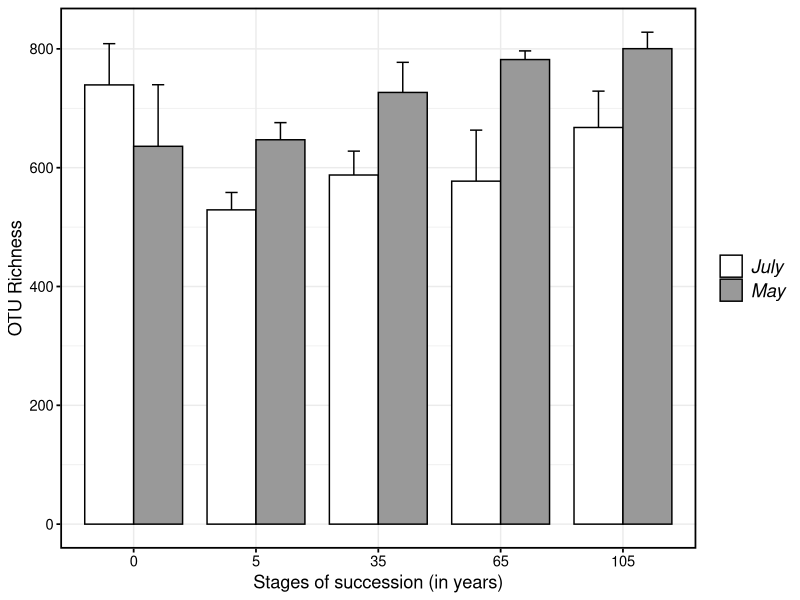
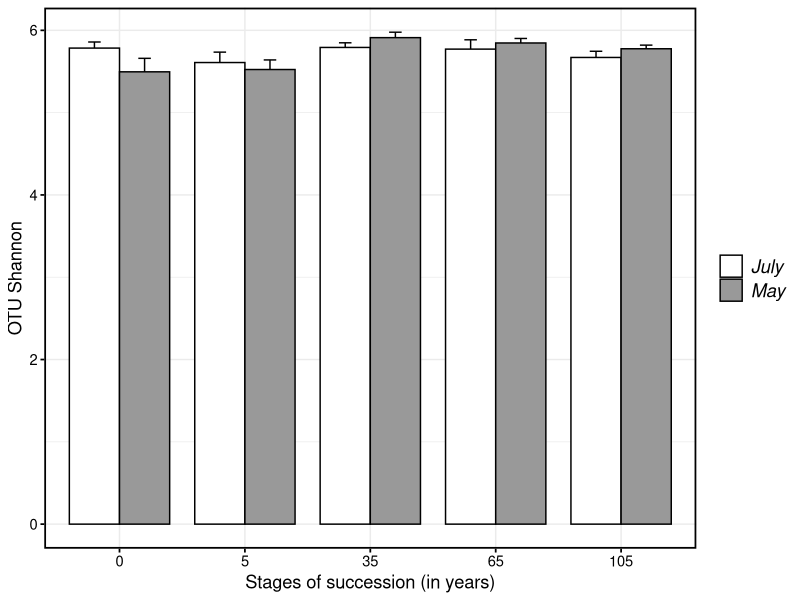
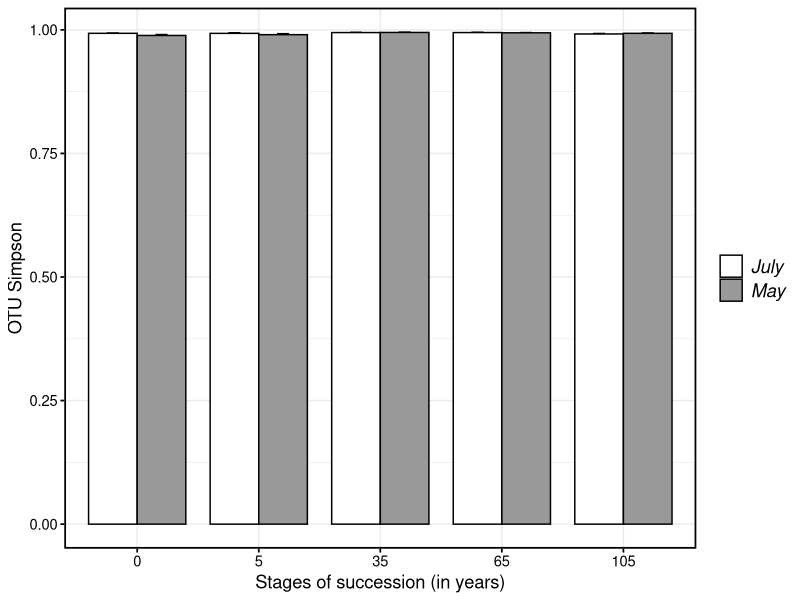
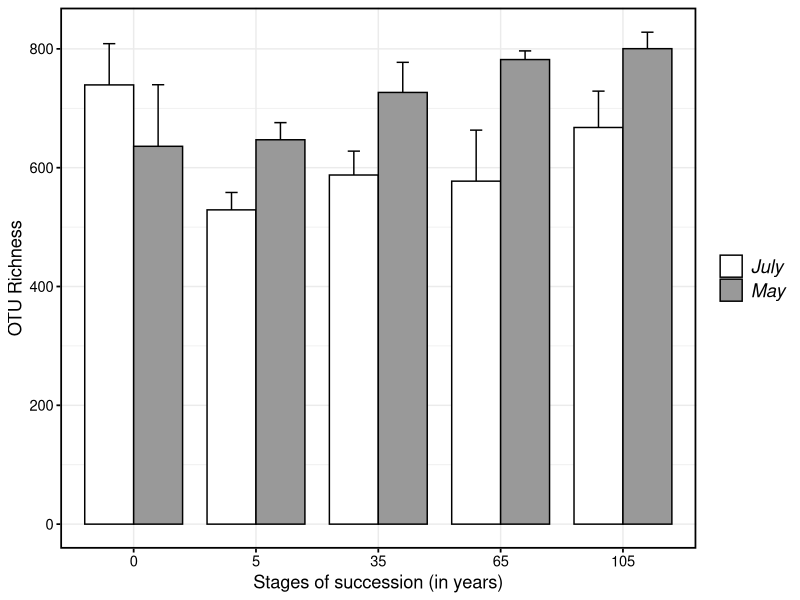
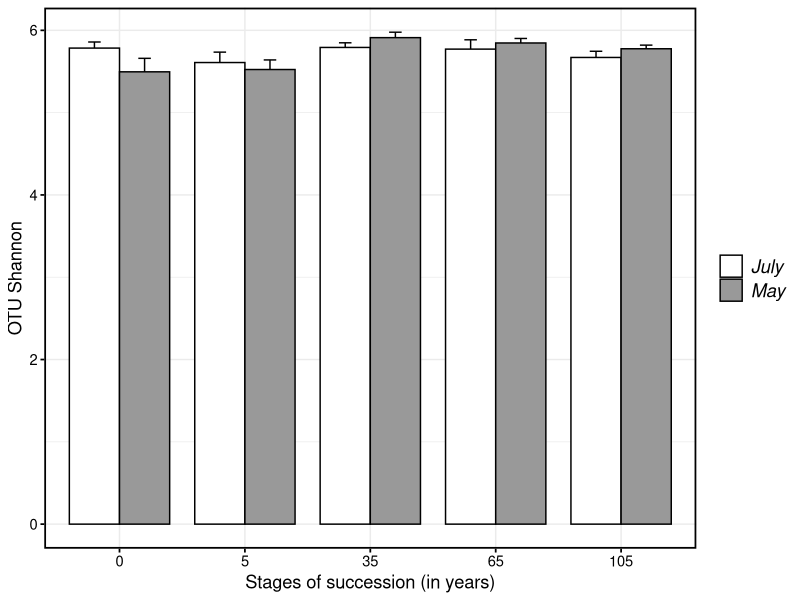
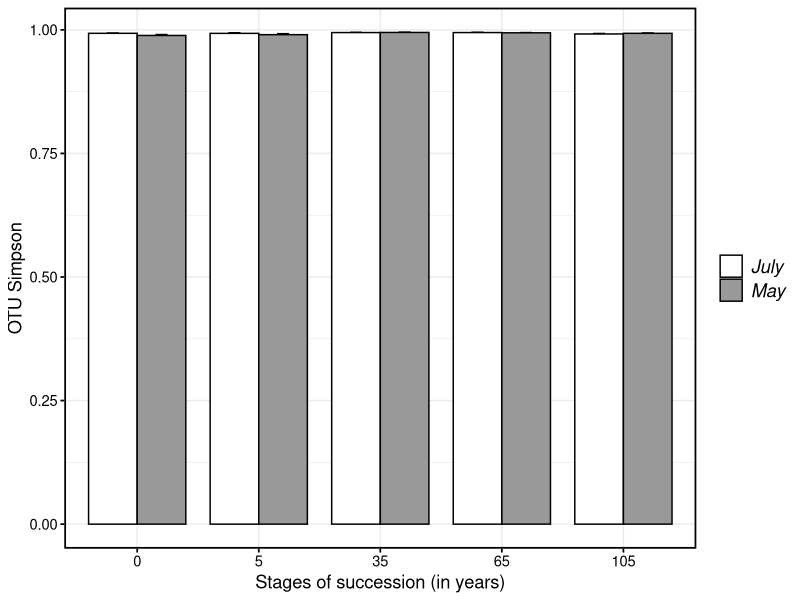

These figures' R source, in order:
#Load librarES
library(vegan)
library(plyr)
library(doBy)
library(ggplot2)

# Set working directory
setwd("D:/Project_XE/DataAnalysis")

# Using the OTU table to calculate alpha diversity
otu_table <- read.table("OTUtable_nontaxon.txt",row.names=1,header=1,stringsAsFactors = FALSE)
otu_table <- data.matrix(otu_table)
otu_table<-t(otu_table) #Transpose the data
str(otu_table)
otu_table[1:10,1:20]

# Calculate alpha diversity
data.species <- specnumber(otu_table)
data.shannon <- diversity(otu_table, index="shannon")
data.simpson <- diversity(otu_table, index="simpson")
data<-rbind(data.species, data.shannon, data.simpson)
data<-t(data)
data <- data.frame(data)
data <- rename(data, c("data.species"="Richness", "data.shannon"="Shannon", "data.simpson"="Simpson"))
str(data)
head(data)
write.table(data, file="alpha_diversity.csv",row.names=T)

#################################
# plot theme
mytheme<-theme_bw()+
  theme(plot.title=element_text(size=rel(1.2),
                                face="bold",colour="black",hjust=0.5),
        panel.border=element_rect(colour="black",fill=NA,size=1.2),
        strip.text=element_text(face="bold",size=rel(1.2)),
        strip.background=element_blank(),
        axis.text.x=element_text(colour="black",size=rel(1.2)),
        axis.text.y=element_text(colour="black",size=rel(1.2)),
        axis.ticks=element_line(colour="black",size=rel(1.2)),
        axis.title=element_text(size=rel(1.2)),
        legend.text=element_text(size=rel(1.2),face="italic"),
        legend.title=element_blank(),
        legend.background=element_blank(), 
        legend.key=element_blank())

# Add group information
grouping_info<-data.frame(row.names=rownames(data),t(as.data.frame(strsplit(rownames(data),"_"))))
head(grouping_info)
alpha=data.frame(Richness=data[,1],Shannon=data[,2],Simpson=data[,3],Month=as.factor(grouping_info[,1]),Stages=as.factor(grouping_info[,2]),Replicates=as.factor(grouping_info[,3]))
head(alpha)

# Calculate the average, sd and se of Richness
dstats<-function(x)(c(n=length(x), mean=mean(x), sd=sd(x)))
result<-summaryBy(Richness~Month+Stages, data=alpha, FUN=dstats)
result$Richness.se <- result$Richness.sd/sqrt(result$Richness.n)
result
str(result)

# Plot richness
p<-ggplot(result,aes(x=Stages,y=Richness.mean,fill=Month))+
  scale_fill_manual(values=c("#FFFFFF","#999999"),labels=c("July", "May"))+
  geom_errorbar(aes(ymin=Richness.mean-Richness.se, ymax=Richness.mean+Richness.se), position=position_dodge(0.8), width=.2)+
  geom_bar(stat="identity",width=0.8,colour="black",position="dodge")+
  scale_x_discrete(breaks = c("A","B","C","D","E"),labels=c("0","5","35","65","105"))+
  labs(x="Stages of succession (in years)",y="OTU Richness")+
  mytheme
p
ppi=300
png("Richness.png",width=5*ppi,height=4*ppi,res=ppi)
print(p)
dev.off()

##########################################################################
# Calculate the average, sd and se of Shannon
dstats<-function(x)(c(n=length(x), mean=mean(x), sd=sd(x)))
result<-summaryBy(Shannon~Month+Stages, data=alpha, FUN=dstats)
result$Shannon.se <- result$Shannon.sd/sqrt(result$Shannon.n)
result
str(result)

# Plot Shannon
p<-ggplot(result,aes(x=Stages,y=Shannon.mean,fill=Month))+
  scale_fill_manual(values=c("#FFFFFF","#999999"),labels=c("July", "May"))+
  geom_errorbar(aes(ymin=Shannon.mean-Shannon.se, ymax=Shannon.mean+Shannon.se), position=position_dodge(0.8), width=.2)+
  geom_bar(stat="identity",width=0.8,colour="black",position="dodge")+
  scale_x_discrete(breaks = c("A","B","C","D","E"),labels=c("0","5","35","65","105"))+
  labs(x="Stages of succession (in years)",y="OTU Shannon")+
  mytheme
p
ppi=300
png("Shannon.png",width=5*ppi,height=4*ppi,res=ppi)
print(p)
dev.off()

##########################################################################
# Calculate the average, sd and se of Simpson
dstats<-function(x)(c(n=length(x), mean=mean(x), sd=sd(x)))
result<-summaryBy(Simpson~Month+Stages, data=alpha, FUN=dstats)
result$Simpson.se <- result$Simpson.sd/sqrt(result$Simpson.n)
result
str(result)

# Plot Simpson
p<-ggplot(result,aes(x=Stages,y=Simpson.mean,fill=Month))+
  scale_fill_manual(values=c("#FFFFFF","#999999"),labels=c("July", "May"))+
  geom_errorbar(aes(ymin=Simpson.mean-Simpson.se, ymax=Simpson.mean+Simpson.se), position=position_dodge(0.8), width=.2)+
  geom_bar(stat="identity",width=0.8,colour="black",position="dodge")+
  scale_x_discrete(breaks = c("A","B","C","D","E"),labels=c("0","5","35","65","105"))+
  labs(x="Stages of succession (in years)",y="OTU Simpson")+
  mytheme
p
ppi=300
png("Simpson.png",width=5*ppi,height=4*ppi,res=ppi)
print(p)
dev.off()